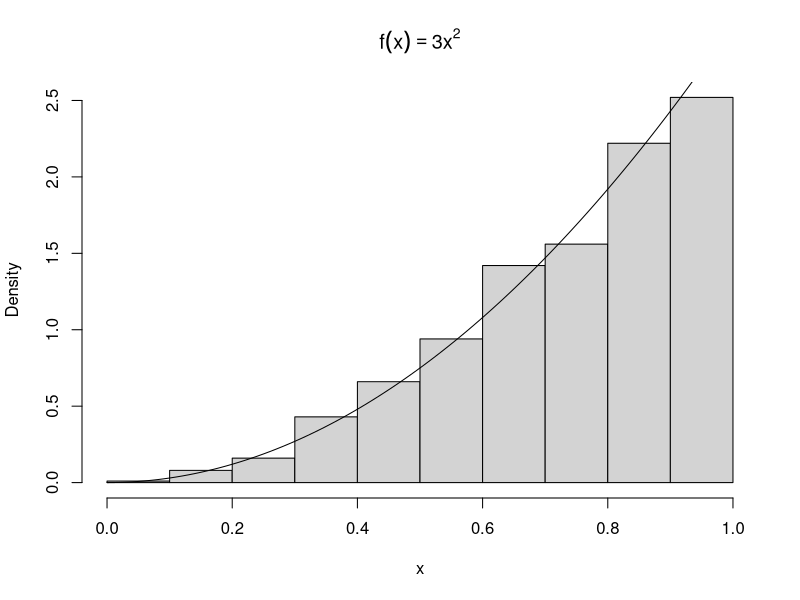
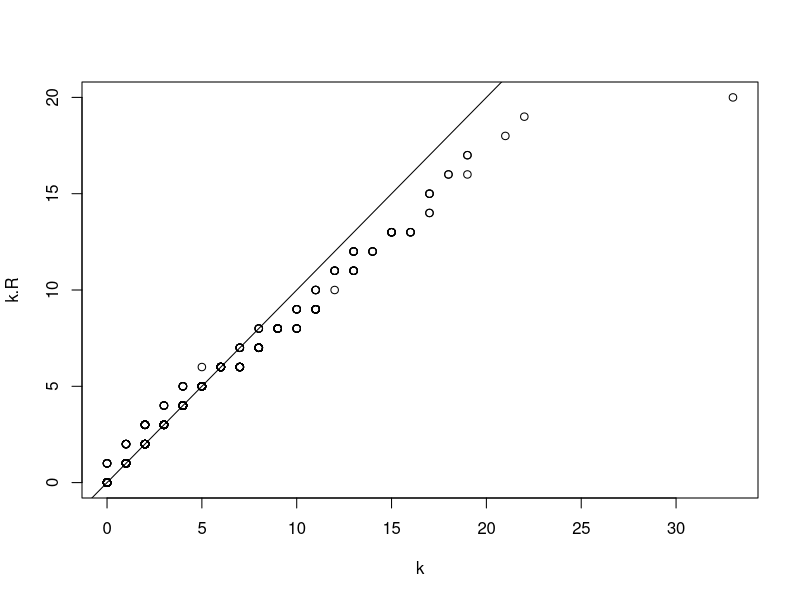
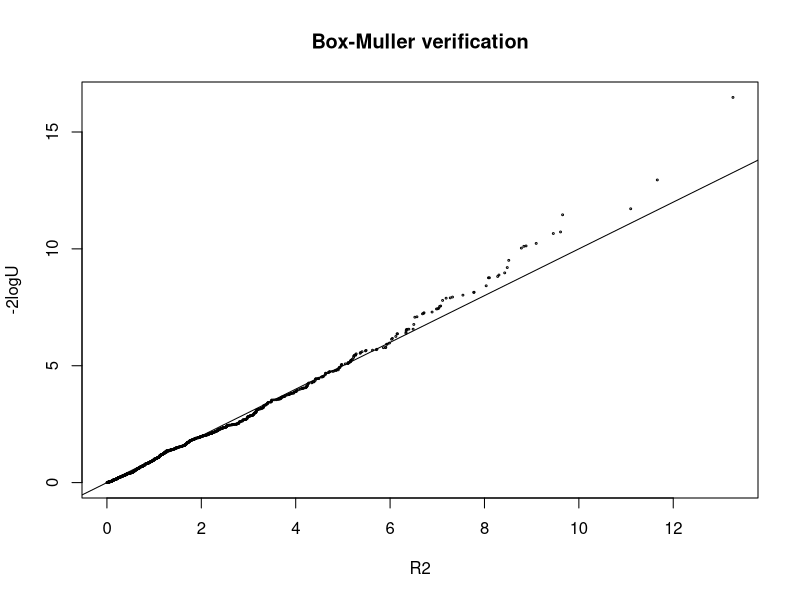
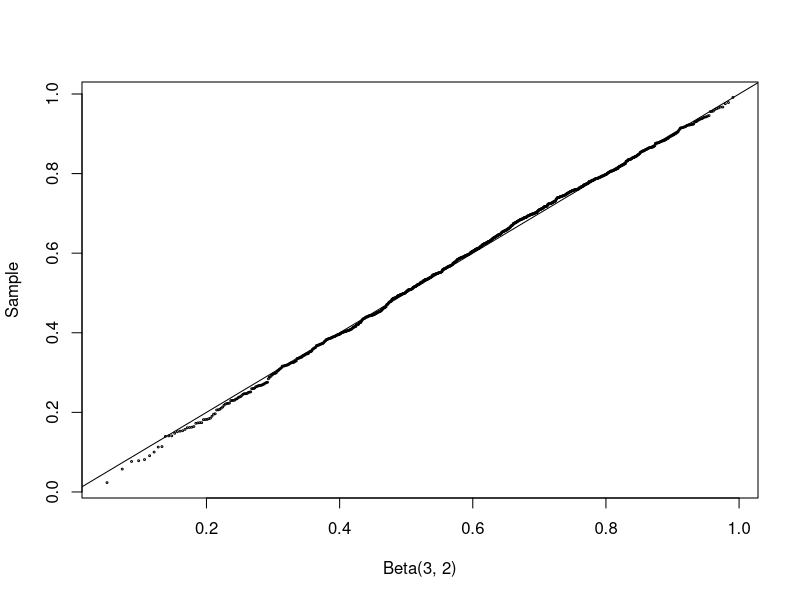
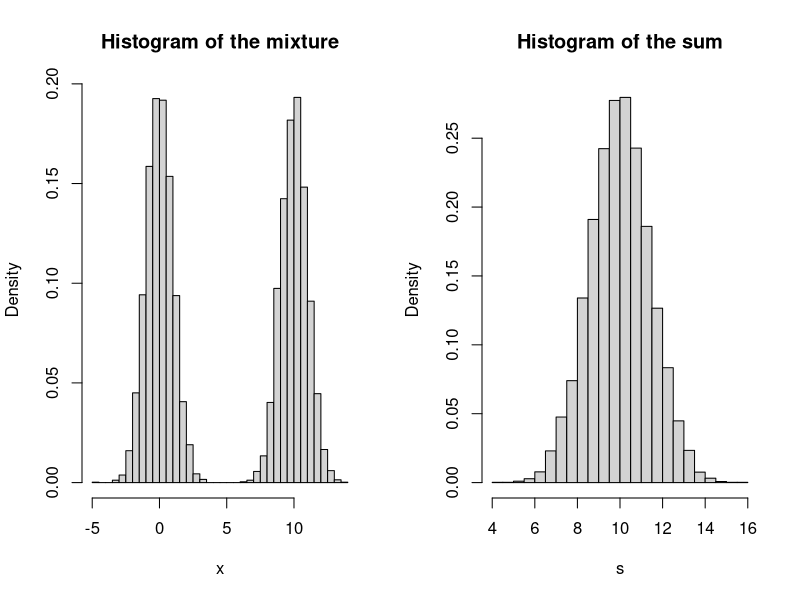
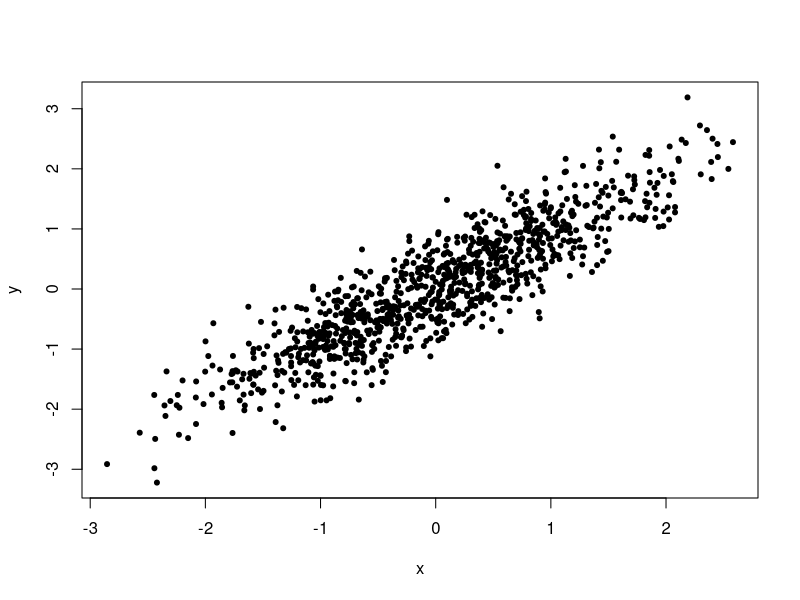

Write R code to recreate these figures, in order.
### Example 3.1

#toss some coins
sample(0:1, size = 10, replace = TRUE)

#choose some lottery numbers
sample(1:100, size = 6, replace = FALSE)

#permuation of letters a-z
sample(letters)

#sample from a multinomial distribution
x <- sample(1:3, size = 10000, replace = TRUE, prob = c(.2, .3, .5))
table(x)


### Example 3.2 (Inverse transform method, continuous case)

n <- 1000
u <- runif(n)
x <- u^(1/3)
hist(x, prob = TRUE, main = expression(f(x)==3*x^2)) #density histogram of sample
#hist(x, prob = TRUE, main = bquote(f(x)==3*x^2)) #density histogram of sample

y <- seq(0, 1, .01)
lines(y, 3*y^2)    #density curve f(x)


### Example 3.4 (Two point distribution)

n <- 100000
p <- 0.4
u <- runif(n)
x <- as.integer(u > 0.6)   #(u > 0.6) is a logical vector

mean(x) # p=0.4
var(x)  # p*(1-p)=0.24


y <- rbinom(n, 1, p)
mean(y)
var(y)

### Example 3.5 (Geometric distribution)

n <- 1000
p <- 0.25
u <- runif(n)
k <- ceiling(log(1-u) / log(1-p)) - 1

# more efficient
k <- floor(log(u) / log(1-p))

k.R = rgeom(n, prob = p)
qqplot(k, k.R)
abline(0,1)


### Example 3.7 (Acceptance-rejection method)

n <- 1000
k <- 0      #counter for accepted
j <- 0      #iterations
y <- numeric(n)

while (k < n) {
u <- runif(1)
j <- j + 1
x <- runif(1)  #random variate from g
if (x * (1-x) > u) {
    #we accept x
    k <- k + 1
    y[k] <- x
}
}

j

# change c to be 1.5
n <- 1000
k <- 0      #counter for accepted
j <- 0      #iterations
y <- numeric(n)

while (k < n) {
u <- runif(1)
j <- j + 1
x <- runif(1)  #random variate from g
if (4*x * (1-x) > u) {
#we accept x
k <- k + 1
y[k] <- x
}
}

j

#compare empirical and theoretical percentiles
p <- seq(.1, .9, .1)
Qhat <- quantile(y, p)   #quantiles of sample
Q <- qbeta(p, 2, 2)      #theoretical quantiles
# se <- sqrt(p * (1-p) / (n * dbeta(Q, 2, 2)^2)) #see Ch. 2
round(rbind(Qhat, Q), 3)


### Verification of the Box-Muller 
n=1000
z1=rnorm(n); z2=rnorm(n)
u=runif(n)

qqplot(z1^2+z2^2, -2*log(u), cex=0.25, xlab="R2", ylab="-2logU", main="Box-Muller verification")
abline(0, 1)


### Example 3.8 (Beta distribution)

n <- 1000
a <- 3
b <- 2
u <- rgamma(n, shape=a, rate=1)
v <- rgamma(n, shape=b, rate=1)
x <- u / (u + v)

q <- qbeta(ppoints(n), a, b)
qqplot(q, x, cex=0.25, xlab="Beta(3, 2)", ylab="Sample")
abline(0, 1)




### Example 3.10 (Chisquare)

n <- 10000
nu <- 2
X <- matrix(rnorm(n*nu), n, nu)^2 #matrix of sq. normals
#sum the squared normals across each row: 
#method 1
y <- rowSums(X)
#method 2
y <- apply(X, MARGIN=1, FUN=sum)  #a vector length n
mean(y)
var(y)

### Example (Convolutions and mixtures of normal dist)

n <- 10000
x1 <- rnorm(n, 0, 1)
x2 <- rnorm(n, 10, 1)
s <- x1 + x2              #the convolution
u <- runif(n)
k <- as.integer(u > 0.5)  #vector of 0's and 1's
x <- k * x1 + (1-k) * x2  #the mixture

par(mfcol=c(1,2))         #two graphs per page
hist(x, prob=TRUE, breaks = 30, main = "Histogram of the mixture")
hist(s, prob=TRUE, breaks = 30, main = "Histogram of the sum")
par(mfcol=c(1,1))         #restore display



### Example 3.16 (Spectral decomposition method)

# mean and covariance parameters
mu <- c(0, 0)
Sigma <- matrix(c(1, .9, .9, 1), nrow = 2, ncol = 2)

rmvn.eigen <- function(n, mu, Sigma) {
# generate n random vectors from MVN(mu, Sigma)
# dimension is inferred from mu and Sigma
d <- length(mu)
ev <- eigen(Sigma, symmetric = TRUE)
lambda <- ev$values
V <- ev$vectors
R <- V %*% diag(sqrt(lambda)) %*% t(V)
Z <- matrix(rnorm(n*d), nrow = n, ncol = d)
X <- Z %*% R + matrix(mu, n, d, byrow = TRUE)
X
}

# generate the sample
X <- rmvn.eigen(1000, mu, Sigma)

plot(X, xlab = "x", ylab = "y", pch = 20)
print(colMeans(X))
print(cor(X))


### Example 3.17 (SVD method)

rmvn.svd <- function(n, mu, Sigma) {
# generate n random vectors from MVN(mu, Sigma)
# dimension is inferred from mu and Sigma
d <- length(mu)
S <- svd(Sigma)
R <- S$u %*% diag(sqrt(S$d)) %*% t(S$v) #sq. root Sigma
Z <- matrix(rnorm(n*d), nrow=n, ncol=d)
X <- Z %*% R + matrix(mu, n, d, byrow=TRUE)
X
}


### Example 3.18 (Choleski factorization method)

rmvn.Choleski <-
function(n, mu, Sigma) {
# generate n random vectors from MVN(mu, Sigma)
# dimension is inferred from mu and Sigma
d <- length(mu)
Q <- chol(Sigma) # Choleski factorization of Sigma
Z <- matrix(rnorm(n*d), nrow=n, ncol=d)
X <- Z %*% Q + matrix(mu, n, d, byrow=TRUE)
X
}



### Example 3.19 (Comparing performance of MVN generators)

library(MASS)
library(mvtnorm)
n <- 100          #sample size
d <- 30           #dimension
N <- 2000         #iterations
mu <- numeric(d)

set.seed(100)
st.eigen = system.time(for (i in 1:N)
    rmvn.eigen(n, mu, cov(matrix(rnorm(n*d), n, d))))
set.seed(100)
st.svd = system.time(for (i in 1:N)
    rmvn.svd(n, mu, cov(matrix(rnorm(n*d), n, d))))
set.seed(100)
st.chol = system.time(for (i in 1:N)
    rmvn.Choleski(n, mu, cov(matrix(rnorm(n*d), n, d))))
set.seed(100)
st.mvrnorm = system.time(for (i in 1:N)
    mvrnorm(n, mu, cov(matrix(rnorm(n*d), n, d))))
set.seed(100)
st.rmvnorm = system.time(for (i in 1:N)
    rmvnorm(n, mu, cov(matrix(rnorm(n*d), n, d))))

timing = list(eigen = st.eigen, svd = st.svd, chol = st.chol, 
              mvrnorm = st.mvrnorm, rmvnorm = st.rmvnorm)
timing

detach(package:MASS)
detach(package:mvtnorm)